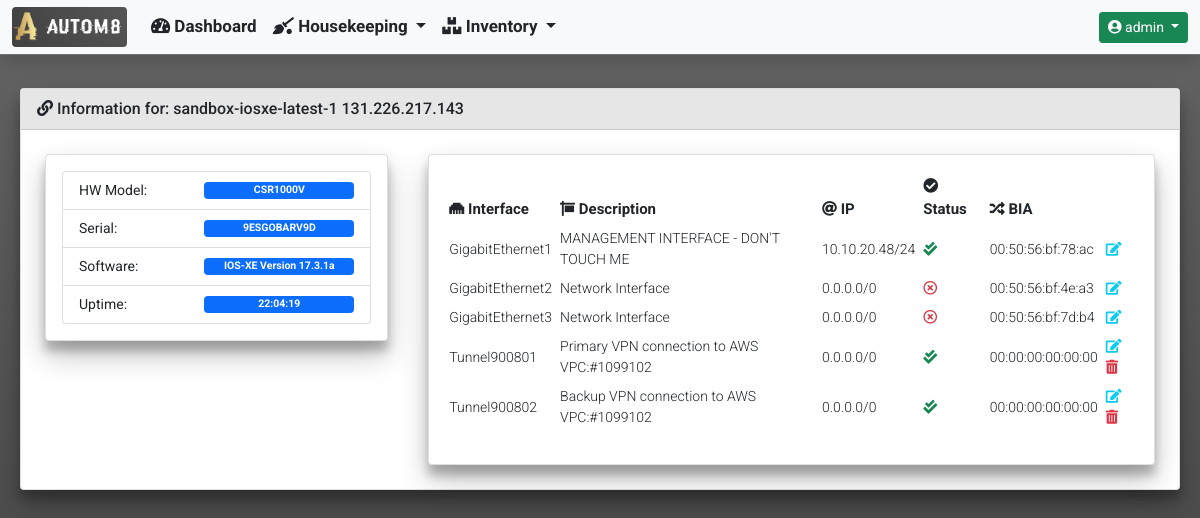
Page /inventory/device_detailed_information/87/ (signed in) on the earlier database version.
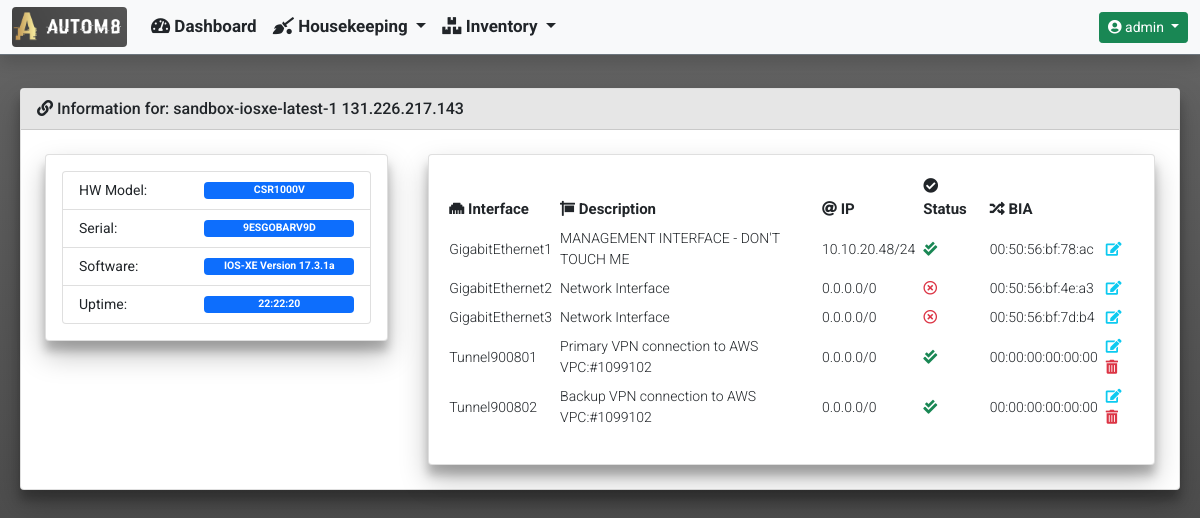
Same page on the later database version.
### inventory/models.py (models this page shows)
class Device(models.Model):
    hostname = models.CharField(unique=True, max_length=255)
    mgmt_ip = models.GenericIPAddressField(unique=True, max_length=12)
    username = models.CharField(blank=True, null=True, max_length=255)
    password = models.CharField(blank=True, null=True, max_length=255)
    software_version = models.CharField(blank=True, null=True, max_length=255)
    serial_number = models.CharField(blank=True, null=True, max_length=255)
    vendor = models.CharField(max_length=255)
    description = models.CharField(blank=True, null=True, max_length=255)
    hardware_model = models.CharField(blank=True, null=True, max_length=255)
    rest_conf_enabled = models.BooleanField(blank=True, null=True)
    device_uptime = models.CharField(blank=True, null=True, max_length=255)
    last_polled = models.DateTimeField(blank=True, null=True)
    date_added = models.DateTimeField(default=timezone.now())

class DeviceInterfaces(models.Model):
    device_id = models.ForeignKey(Device, null=True, on_delete=models.CASCADE)
    name = models.CharField(blank=True, null=True, max_length=255)
    interface_type = models.CharField(blank=True, null=True, max_length=255)
    description = models.CharField(blank=True, null=True, max_length=255)
    ipv4_address = models.GenericIPAddressField(
        blank=True, null=True, max_length=12)
    ipv4_subnet_mask = models.CharField(blank=True, null=True, max_length=12)
    admin_status = models.CharField(blank=True, null=True, max_length=255)
    oper_status = models.CharField(blank=True, null=True, max_length=255)
    phys_address = models.CharField(blank=True, null=True, max_length=255)

### inventory/views.py (the view)
def device_detailed_information(request, device_id):
    device = Device.objects.get(pk=device_id)
    context = {
        'title': 'Device Detailed Information',
        'card_header': f'Information for: {device.hostname} {device.mgmt_ip}',
        'data': {
            'version': device,
            'interfaces': DeviceInterfaces.objects.filter(device_id=device_id)
        }
    }
    return render(
        request,
        'inventory/device_detailed_information.html',
        context
    )

### templates/inventory/device_detailed_information.html
{% extends "base_template/base.html"%}
{% block content %}
<div class="row">
    <div class="col-md-4">
        <div class="card">
            <div class="card-body">
                <ul class="list-group">
                    <li class="list-group-item d-flex justify-content-between align-items-center">
                        HW Model:
                        <span class="badge bg-primary" style="width: 150px">{{ data.version.hardware_model }}</span>
                    </li>
                    <li class="list-group-item d-flex justify-content-between align-items-center">
                        Serial:
                        <span class="badge bg-primary" style="width: 150px">{{ data.version.serial_number }}</span>
                    </li>
                    <li class="list-group-item d-flex justify-content-between align-items-center">
                        Software:
                        <span class="badge bg-primary" style="width: 150px">{{ data.version.software_version }}</span>
                    </li>
                    <li class="list-group-item d-flex justify-content-between align-items-center">
                        Uptime:
                        <span class="badge bg-primary" style="width: 150px">{{ data.version.device_uptime }}</span>
                    </li>
                </ul>
            </div>
        </div>
    </div>
    <div class="col-md-8">
        <div class="card">
            <div class="card-body">
                <div class="table-responsive rounded">
                    <table id="InterfaceList" class="table table-sm table-hover table-borderless align-middle"
                        style="width:100%">
                        <thead>
                            <tr>
                                <th><i class="fas fa-ethernet"></i> Interface</th>
                                <th><i class="fas fa-sign"></i> Description</th>
                                <th><i class="fas fa-at"></i> IP</th>
                                <th><i class="fas fa-check-circle"></i> Status</th>
                                <th><i class="fas fa-random"></i> BIA</th>
                                <th></th>
                            </tr>
                        </thead>
                        <tbody>
                            {% for interface in data.interfaces %}
                            <tr>
                                <td>{{ interface.name }}</td>
                                {% if interface.description %}
                                <td>{{ interface.description }}</td>
                                {% else %}
                                <td>N/A</td>
                                {% endif %}
                                {% if interface.ipv4_address %}
                                <td>{{ interface.ipv4_address }}/{{ interface.ipv4_subnet_mask }}</td>
                                {% else %}
                                <td>0.0.0.0/0</td>
                                {% endif %}
                                {% if 'up' in interface.admin_status and 'up' in interface.oper_status %}
                                <td><i class="fas fa-check-double text-success blink"></i></td>
                                {% else %}
                                <td><i class="far fa-times-circle text-danger blink"></i></td>
                                {% endif %}
                                {% if interface.phys_address %}
                                <td>{{ interface.phys_address }} </td>
                                {% else %}
                                <td>N/A</td>
                                {% endif %}
                                <td>
                                    <a class="text-decoration-none"
                                        href="{% url 'inventory:device_interface_edit' interface.name %}"
                                        data-bs-toggle="tooltip" title="Edit">
                                        <i class="fas fa-edit text-info"></i>
                                    </a>
                                    {% if interface.interface_type != 'iana-if-type:ethernetCsmacd' %}
                                    <a class="text-decoration-none"
                                        href="{% url 'inventory:device_interface_delete' interface.name %}"
                                        data-bs-toggle="tooltip" title="Delete">
                                        <i class="fas fa-trash-alt text-danger"></i>
                                    </a>
                                    {% endif %}
                                </td>
                                {% endfor %}
                            </tr>
                        </tbody>
                    </table>
                </div>
            </div>
        </div>
    </div>
</div>
{% endblock %}

### templates/base_template/base.html (shortened to what this page needs)
{% load static %}
<!doctype html>
<html lang="en">
  <head>
    <link href="https://cdn.jsdelivr.net/npm/bootstrap@5.0.2/dist/css/bootstrap.min.css" rel="stylesheet">
    <link rel="stylesheet" href="https://cdnjs.cloudflare.com/ajax/libs/font-awesome/5.15.3/css/all.min.css" />
    <link rel="stylesheet" type="text/css" href="{% static 'css/custom.css' %}">
  </head>
  <body class="d-flex flex-column h-100">
    {% include 'navbar/navbar.html' %}
    <main class="container-fluid">
      <section>
          <div class="row">
            <div class="col-md-12">
                <div class="card">
                  {% if card_header %}
                  <div class="card-header">
                    <i class="fas fa-link"></i>
                      {{ card_header }}
                  </div>
                  {% endif %}
                  <div class="card-body">
                      {% block content %}
                      {% endblock %}
                  </div>
                </div>
            </div>
          </div>
      </section>
    </main>
  </body>
</html>

### templates/navbar/navbar.html (shortened to what this page needs)
{% load static %}
{% if user.is_authenticated %}
<nav class="navbar navbar-expand-md navbar-light bg-light fixed-top border-bottom border-secondary shadow">
  <div class="container-fluid">
    <a class="navbar-brand" href="#">
      <img class="rounded" src="{% static 'images/logos/portal_logo.png' %}" width="115" height="40">
    </a>
    <div class="collapse navbar-collapse" id="navbarCollapse">
      <ul class="navbar-nav me-auto mb-2 mb-md-0">
        <li class="nav-item">
          <a class="nav-link text-dark" href="{% url 'dashboard:dashboard' %}">
            <i class="fas fa-tachometer-alt"></i>
            Dashboard
          </a>
        </li>
        <li class="nav-item dropdown">
          <a class="nav-link dropdown-toggle text-dark" href="#" id="InventoryDropdown" role="button"
            data-bs-toggle="dropdown" aria-expanded="false">
            <i class="fas fa-quidditch"></i>
            Housekeeping
          </a>
        </li>
        <li class="nav-item dropdown">
          <a class="nav-link dropdown-toggle text-dark" href="#" id="InventoryDropdown" role="button"
            data-bs-toggle="dropdown" aria-expanded="false">
            <i class="fas fa-boxes"></i>
            Inventory
          </a>
        </li>
      </ul>
      <div class="dropdown">
        <a class="btn btn-sm btn-success dropdown-toggle" href="#" role="button" id="UserProfileDropdown"
          data-bs-toggle="dropdown" aria-expanded="false">
          <i class="fas fa-user-circle"></i>
          {{ user.username }}
        </a>
      </div>
    </div>
  </div>
</nav>
{% endif %}

### static/css/custom.css (style rules this page uses)
nav { font-family: 'Roboto', sans-serif; font-weight: 700; font-size: 17px; height: 55px; top: 0; }
body { font-family: 'Roboto', sans-serif; font-weight: 400; font-size: 14px; overflow-y: scroll; min-height: 70rem; padding-top: 5rem; height: 100%; background: linear-gradient(to top, #e6e6e6, #4b4b4b, #656565) }
.card { transition: 0.3s; margin: 0.5rem; position: relative; box-shadow: 0 14px 28px rgba(0, 0, 0, 0.25), 0 10px 10px rgba(0, 0, 0, 0.22); }
.card-header { font-family: 'Roboto', sans-serif; font-weight: 500; font-size: 16px; background-color: #e6e6e6; }
th { font-family: 'Roboto', sans-serif; font-weight: 700; font-size: 15px; }
td { font-family: 'Roboto', sans-serif; font-weight: 300; font-size: 14px; }
.blink { animation: blink 2s steps(5, start) infinite; -webkit-animation: blink 1s steps(5, start) infinite; }

Differences in the rows shown:
changed Device "CSR1000V": version.device_uptime "22:04:19" → "22:22:20"
